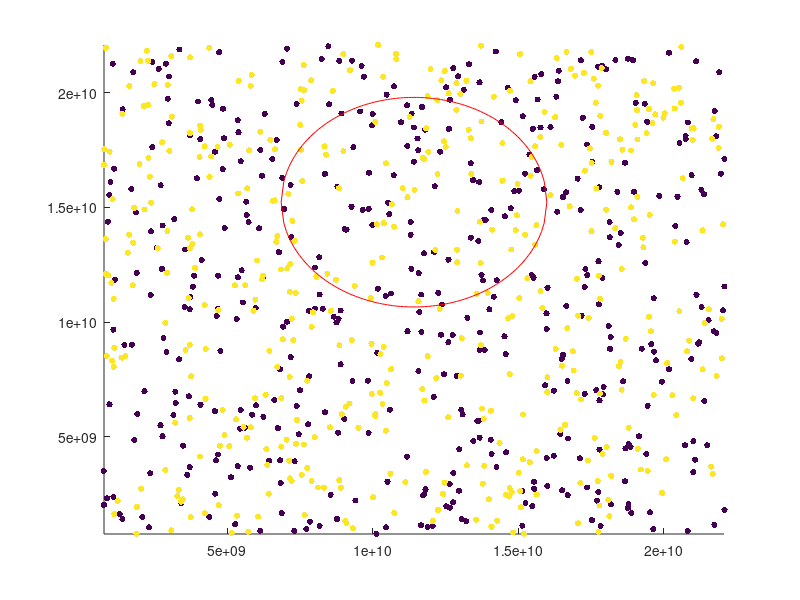

Write MATLAB code to recreate this figure. (Note: this script raises an error after producing the figure.)
clearvars 
close all

h = figure;
axis tight manual % this ensures that getframe() returns a consistent size
filename = 'testAnimated2d.gif';




L=1*2.284*10^10;%Length
e0=1;%Epsilon Naught
k=1.68637205*10^-10;%Boltzman
DT=.01*2.284*10^10;%DeltaT
NT=100;%Iterations
NG=30;%Number of Grid Points
nden=5;%Total charge of electrons in simulation


N=1000;%Number of Particles
me=nden/N;%Mass of electron
mp=nden/N;%mass of proton
e=nden/N;%electron charge

Nin=N;

VX1=0.0;%Velocity Petubation Magnitude
VY1=0.0;%Velocity Petubation Magnitude
mode=1;%wavelengths of sin
rho_back=0;%Background charge density
dx=L/NG;%Delta X
acc=.9999999;%Number close to 1 as to make the Poisson Matrix nonsingular

dE=0;%Initialization of Energy Graph Value
Ex1=0;
Ey1=0;
dKE=0;
dUE=0;
dxmom=0;
dymom=0;
rho_sphere1=0;
rho_sphere2=0;
lostenergy=0;

%color
c=[linspace(1,1,N/2) linspace(10,10,N/2)];%Color matrix distinguishing electrons and ions

% initial loading for Particle Positions
%(Commented out some other configurations)
%xp=linspace(0,L-L/N,N)';
%xp=linspace(0,L/2,N)';
xp=L*rand(N,1);
%yp=linspace(0,L-L/N,N)';
%yp=L*rand(N,1)/2;
yp=L*rand(N,1);
%xp=[0;L/2]
%yp=[.05+L/2;.05+L/2]


Temp=1000000;%Initial Temperature
Con=me/k/Temp;%Constant in Maxwellian Distribution
randvtot=(-2*log((1-rand(N,1)))/Con).^.5;%Initialize the speeds into a Maxwellian Distribution
randang=2*pi*rand(N,1);%Choose random direction for velocities
vxp=randvtot.*cos(randang);%put random speed and random direction together
vyp=randvtot.*sin(randang);


% Perturbation (Utilized in 2 Stream)
vxp=vxp+VX1*sin(2*pi*xp/L*mode);
vyp=vyp+VY1*sin(2*pi*yp/L*mode);

%Mass Matrix
massmat=mp*ones(1,N);%Make all into ions
parfor n=1:N
    if n<N/2+1
        massmat(n)=me;%Change the first half into electrons
    end
end
%Charge Matrix
emat=e*ones(1,N);%Make all into ions
for n=1:N
    if n<N/2+1
        emat(n)=-e;%Change the first half into electrons
    end
end

%Build Poisson Matrix
v=acc*ones(NG^2,1);%Vector of values close to one
v1=ones(NG^2,1);%Vector of values equal to one
%Put -4 on the diagonal and 1 on surrounding values
Poisson=-4*diag(v1)+diag(v(1:NG^2-1),1)+diag(v(1:NG^2-1),-1)+diag(v(1:NG^2-NG),-NG)+diag(v(1:NG^2-NG),NG);
Poisson=Poisson+diag(v(1:NG),NG^2-NG)+diag(v(1:NG),-NG^2+NG);

%Put ones where there are some missing
for i=1:NG
    Poisson=Poisson+full(sparse(NG*i,NG*i-NG+1,acc,NG^2,NG^2))+full(sparse(NG*i-NG+1,NG*i,acc,NG^2,NG^2));
end
%Remove ones from places where they shouldn't be
for i=1:(NG-1)
    Poisson=Poisson-full(sparse(NG*i,NG*i+1,acc,NG^2,NG^2))-full(sparse(NG*i+1,NG*i,acc,NG^2,NG^2));
end

%Preallocate memory
Ex=zeros(NG^2,1);
Ey=zeros(NG^2,1);
xmom=zeros(NT,1);
ymom=zeros(NT,1);
totEn=zeros(NT,1);
totUEn=zeros(NT,1);
totKEn=zeros(NT,1);
UdUE=zeros(NT,1);
LdUE=zeros(NT,1);

bins=10;%Bins for charge around the circle
s1cdx=linspace(2*pi/bins,2*pi,bins);%Show Angle
s1cdy=zeros(bins,1);%Initialize at 0 charge
s2cdx=linspace(2*pi/bins,2*pi,bins);%Show Angle
s2cdy=zeros(bins,1);%Initialize at 0 charge

%sphere1
sxc1=L/2;%Sphere 1 x center
syc1=2*L/3;%Sphere 1 y center
sr1=L/5;%Sphere 1 radius
vsx1=0;%X Velocity of sphere 1
vsy1=0;%Y velocity of sphere 1
ms1=1;%Mass of sphere


sx1=[sxc1-sr1:2*sr1/100:sxc1+sr1];%Data to plot the sphere on x
sy1=(sr1.^2-(sx1-sxc1).^2).^(1/2)+syc1;%Data to plot sphere on y
nsy1=-(sr1.^2-(sx1-sxc1).^2).^(1/2)+syc1;%Data to plot negative sphere on y

%sphere2
sxc2=L/2;%Sphere 2 x center
syc2=L/3;%Sphere 2 y center
sr2=L/500000;%Sphere 2 radius
vsx2=0;%X Velocity of sphere 2
vsy2=0;%Y velocity of sphere 
ms2=1;%Mass of sphere

sx2=[sxc2-sr2:2*sr2/100:sxc2+sr2];%Data to plot the sphere on x
sy2=(sr2.^2-(sx2-sxc2).^2).^(1/2)+syc2;%Data to plot sphere on y
nsy2=-(sr2.^2-(sx2-sxc2).^2).^(1/2)+syc2;%Data to plot negative sphere on y

In1=(((xp-sxc1).^2+(yp-syc1).^2)<sr1^2);%Particles in Sphere 1
In2=(((xp-sxc2).^2+(yp-syc2).^2)<sr2^2);%Particles in sphere 2

emat(In1)=0;%Eliminate charge in sphere
emat(In2)=0;%Elimnate charge in sphere

%Capacity Matrix

%Put a particle on every grid point

xpc=linspace(L/NG,L,NG)';
ypc=L/NG*ones(NG,1);
ypctemp=L/NG*ones(NG,1);
xpctemp=linspace(L/NG,L,NG)';
for n=2:NG
    xpc=[xpc;xpctemp];
    ypc=[ypc;ypctemp*n];
end
%Now a particle is on each point


% Put particles on grid points
g1=cat(2,ceil(xp/dx-.5),ceil(yp/dx-.5));%put onto the lower grid points
g=[g1;g1+1];%Put onto lower and higher grid points
fraz1=((1-abs(xp/dx-g1(1:N,1)+.5))'*diag((1-abs(yp/dx-g1(1:N,2)+.5))'))';%lower left weight
fraz2=((abs(xp/dx-g1(1:N,1)+.5))'*diag((1-abs(yp/dx-g1(1:N,2)+.5))'))';%lower right weight
fraz3=((1-abs(xp/dx-g1(1:N,1)+.5))'*diag((abs(yp/dx-g1(1:N,2)+.5))'))';%upper left weight
fraz4=((abs(xp/dx-g1(1:N,1)+.5))'*diag((abs(yp/dx-g1(1:N,2)+.5))'))';%upper right weight
fraz=[fraz1 fraz2;fraz3 fraz4];%Put it all together now yall

% If it's on a nonexistant grip point, shift it to the other sides
out=(g<1);
g(out)=g(out)+NG;
out=(g>NG);
g(out)=g(out)-NG;



Inc1=(((xpc-sxc1).^2+(ypc-syc1).^2)<sr1^2);%Particles on sphere 1
Inc2=(((xpc-sxc2).^2+(ypc-syc2).^2)<sr2^2);%Particles on sphere 2
ematc1temp=zeros(NG^2,1);%Set charges to zero
ematc2temp=zeros(NG^2,1);%Set charges to zero
ematc1temp(Inc1)=1;%Charges in sphere are 1
ematc2temp(Inc2)=1;%Charges in sphere are one
ematc1=ematc1temp;
ematc2=ematc2temp;
% for n=NG+2:NG^2-NG-1
%     if ematc1temp(n+1)==1 & ematc1temp(n-1)==1 & ematc1temp(n+NG)==1 & ematc1temp(n-NG)==1 & ematc1temp(n+NG+1)==1 & ematc1temp(n+NG-1)==1 & ematc1temp(n-NG+1)==1 & ematc1temp(n-NG-1)==1
%         ematc1(n)=0;
%     end
%end

indices1=find(ematc1);%Indexes of points in sphere
Bprime1=zeros(length(indices1));%Initialize Bprime
parfor n=1:length(indices1)
    rhotemp1=zeros(NG^2);
    rhotemp1(indices1(n))=1/dx^2;%Put charge 1 on each point in sphere
    Phitemp1=Poisson\(-rhotemp1*dx^2)/e0;
    Bprime1(:,n)=Phitemp1(indices1);
end
Cap1=inv(Bprime1);%Final Capacity Matrix

indices2=find(ematc2);%Indexes of points in sphere
Bprime2=zeros(length(indices2));%Initialize Bprime
parfor n=1:length(indices2)
    rhotemp2=zeros(NG^2);
    rhotemp2(indices2(n))=1/dx^2;%Put charge 1 on each point in sphere
    Phitemp2=Poisson\(-rhotemp2*dx^2)/e0;
    Bprime2(:,n)=Phitemp2(indices2);
end
Cap2=inv(Bprime2);%Final Capacity Matrix

%Circular Matrix for Gained Charge
NCirc=100;
angle=linspace(2*pi/100,2*pi,NCirc)';
xpc=sxc1+sr1*sin(angle);
ypc=syc1+sr1*cos(angle);


%PUT CHARGE ON




%color
c1=[linspace(1,1,N/2)];%Ions
c2=[linspace(10,10,N/2)];%Electrons
c=[c1 c2];%&PUT it all together

% Main computational cycle
for it=1:NT
% update xp
scatter(xp,yp,20,c,'filled') 

hold on
sx1=[sxc1-sr1:2*sr1/100:sxc1+sr1];
sy1=(sr1.^2-(sx1-sxc1).^2).^(1/2)+syc1;
nsy1=-(sr1.^2-(sx1-sxc1).^2).^(1/2)+syc1;
sx2=[sxc2-sr2:2*sr2/100:sxc2+sr2];
sy2=real((sr2.^2-(sx2-sxc2).^2).^(1/2)+syc2);
nsy2=real(-(sr2.^2-(sx2-sxc2).^2).^(1/2)+syc2);
plot(sx1,real(sy1),'r')
plot(sx1,real(nsy1),'r')
plot(sx2,real(sy2),'r')
plot(sx2,real(nsy2),'r')
axis([L/NG L-L/NG L/NG L-L/NG])

    drawnow 
      % Capture the plot as an image 
      frame = getframe(h); 
      im = frame2im(frame); 
      [imind,cm] = rgb2ind(im,256); 
      % Write to the GIF File 
      if it == 1 
          imwrite(imind,cm,filename,'gif', 'Loopcount',inf); 
      else 
          imwrite(imind,cm,filename,'gif','WriteMode','append'); 
      end 
hold off
xp=xp+vxp*DT;
yp=yp+vyp*DT;

%Particle Delete if in a bordering grid space or out of bounds
out=xp<L/NG;
xp(out)=[];
yp(out)=[];
vxp(out)=[];
vyp(out)=[];
emat(out)=[];
massmat(out)=[];
c(out)=[];
N=N-sum(out,'all');

out=xp>L-L/NG;
xp(out)=[];
yp(out)=[];
vxp(out)=[];
vyp(out)=[];
emat(out)=[];
massmat(out)=[];
c(out)=[];
N=N-sum(out,'all');

out=yp<L/NG;
xp(out)=[];
yp(out)=[];
vxp(out)=[];
vyp(out)=[];
emat(out)=[];
massmat(out)=[];
c(out)=[];
N=N-sum(out,'all');

out=yp>L-L/NG;
xp(out)=[];
yp(out)=[];
vxp(out)=[];
vyp(out)=[];
emat(out)=[];
massmat(out)=[];
c(out)=[];
N=N-sum(out,'all');

%Add Fresh Plasma
NGnew=4*NG-4;%Border Grid spaces getting replaced
Nnew=floor(NGnew*Nin/NG^2+.5);%Put in a number of particles to keep N about the same
randmat=randi([1 4],Nnew,1);%Which side will they appear?
in1=sum(randmat(:) == 1);%Put on Bottom
xp=[xp;(L-L/NG)*rand(in1,1)];
yp=[yp;(L/NG)*rand(in1,1)];
in1=sum(randmat(:) == 2);%Put on right
xp=[xp;L-(L/NG)*rand(in1,1)];
yp=[yp;(L-L/NG)*rand(in1,1)];
in1=sum(randmat(:) == 3);%Put on top
xp=[xp;L/NG+(L-L/NG)*rand(in1,1)];
yp=[yp;L-(L/NG)*rand(in1,1)];
in1=sum(randmat(:) == 4);%Put on left
xp=[xp;(L/NG)*rand(in1,1)];
yp=[yp;L/NG+(L-L/NG)*rand(in1,1)];

randvtot=(-2*log((1-rand(Nnew,1)))/Con).^.5;%Maxwellian
randang=2*pi*rand(Nnew,1);%Random direction
vxp=[vxp;randvtot.*cos(randang)];
vyp=[vyp;randvtot.*sin(randang)];

randmat=randi([0 1],Nnew,1);%Ion or Electron?

emat=[emat 2*e*randmat'-e];%Set new charges
massmat=[massmat (mp-me)*randmat'+me];%Set new masses
c=[c 9*randmat'+1];%Set correct colors

N=N+Nnew;%Add new particles to N

% Put particles on grid points
g1=cat(2,ceil(xp/dx-.5),ceil(yp/dx-.5));%put onto the lower grid points
g=[g1;g1+1];%Put onto lower and higher grid points
fraz1=((1-abs(xp/dx-g1(1:N,1)+.5))'*diag((1-abs(yp/dx-g1(1:N,2)+.5))'))';%lower left weight
fraz2=((abs(xp/dx-g1(1:N,1)+.5))'*diag((1-abs(yp/dx-g1(1:N,2)+.5))'))';%lower right weight
fraz3=((1-abs(xp/dx-g1(1:N,1)+.5))'*diag((abs(yp/dx-g1(1:N,2)+.5))'))';%upper left weight
fraz4=((abs(xp/dx-g1(1:N,1)+.5))'*diag((abs(yp/dx-g1(1:N,2)+.5))'))';%upper right weight
fraz=[fraz1 fraz2;fraz3 fraz4];%Put it all together now yall

% If it's on a nonexistant grip point, shift it to the other sides
out=(g<1);
g(out)=g(out)+NG;
out=(g>NG);
g(out)=g(out)-NG;

    %Put the weights into a 3d matrix, where each row in the third
    %dimension is a new particle. Adding all allements on each row should
    %equal 1 in 4 adjacent indices
for n=1:N
    if n==1
        weight=sparse([index2(g(1,1),g(1,2),NG) index2(g(1,1),g(N+1,2),NG) index2(g(N+1,1),g(1,2),NG) index2(g(N+1,1),g(N+1,2),NG)],[1 1 1 1],[fraz1(1) fraz2(1) fraz3(1) fraz4(1)] ,NG^2,N);%matrix stating weights of each particle on each grid point
    else
        weight=weight+sparse([index2(g(n,1),g(n,2),NG) index2(g(n,1),g(N+n,2),NG) index2(g(N+n,1),g(n,2),NG) index2(g(N+n,1),g(N+n,2),NG)],[n n n n],[fraz1(n) fraz2(n) fraz3(n) fraz4(n)],NG^2,N);%matrix stating weights of each particle on each grid point
    end
end

%Compute the charge density
rho=sum(emat.*weight(:,1:N),2)/dx^2;%+rho_sphere1+rho_sphere2;%rho of each grid point



% compute Potential with Poissons equation
Phi=Poisson\(-rho*dx^2)/e0;

%Find the voltage of the sphere
PhiC1=sum(Cap1'*Phi(indices1),"all")/sum(Cap1,"all");
PhiC2=sum(Cap2'*Phi(indices2),"all")/sum(Cap2,"all");

%Change in charge
drho1=Cap1'*(PhiC1-Phi(indices1))/dx^2;
drho2=Cap2'*(PhiC2-Phi(indices2))/dx^2;

rho(indices1)=rho(indices1)+drho1;%New charge
rho(indices2)=rho(indices2)+drho2;%New charge
Phi=Poisson\(-rho*dx^2)/e0;%New Voltage


%Particle Delete
out=(((xp-sxc1).^2+(yp-syc1).^2)<sr1^2);%If in sphere
j=find(out);%Which are out
if isempty(j)==0%Add charge to sphere
    rho_sphere1=rho_sphere1+sum(emat(j).*weight(:,j),2)/dx^2;
    weight(:,j)=[];
end
%Determine where the charge hit and add it to the ghraph
angle1=(sign(-xp(out)+sxc1)+1)*.5*pi+(atan((yp(out)-syc1)./(xp(out)-sxc1)));
binnum=floor(angle1*bins/(2*pi)+bins/4+.5);
binnum(find(~binnum))=binnum(find(~binnum))+10;
s1cdy=s1cdy+sparse(binnum,1,emat(out),bins,1);
lostenergy=lostenergy+.5*massmat(out)*(vxp(out).^2+vyp(out).^2);%Kinetic energy of particles deleted
%Delete variables
xp(out)=[];
yp(out)=[];
vxp(out)=[];
vyp(out)=[];
emat(out)=[];
massmat(out)=[];
c(out)=[];
N=N-sum(out,'all');%Fix N

out=(((xp-sxc2).^2+(yp-syc2).^2)<sr2^2);%If in sphere
j=find(out);%Which are out
if isempty(j)==0%Add charge to sphere
    rho_sphere2=rho_sphere2+sum(emat(j).*weight(:,j),2)/dx^2;
    weight(:,j)=[];
end
%Determine where the charge hit and add it to the ghraph

angle2=(sign(-xp(out)+sxc2)+1)*.5*pi+(atan((yp(out)-syc2)./(xp(out)-sxc2)));
binnum=floor(angle2*bins/(2*pi)+bins/4+.5);
binnum(find(~binnum))=binnum(find(~binnum))+10;
s2cdy=s2cdy+sparse(binnum,1,emat(out),bins,1);
lostenergy=lostenergy+.5*massmat(out)*(vxp(out).^2+vyp(out).^2);
%Delete Variable
xp(out)=[];
yp(out)=[];
vxp(out)=[];
vyp(out)=[];
emat(out)=[];
massmat(out)=[];
c(out)=[];
N=N-sum(out,'all');%Fix N



%Electric Field in x direciton
parfor n=1:NG^2
        in1=n+NG;%Index of right node
        in2=n-NG;%Index of left node
        if in1>NG^2
            in1=in1-NG^2;%Fix if on right boundary
        end
        if in2<1
            in2=in2+NG^2;%Fix if on left boundary
        end
        Ex(n)=(Phi(in1)-Phi(in2))/(2*dx);%Electric field in x
end


%Electric Field in Y Direction
parfor n=1:NG^2
        in1=n+1;%Index of above node
        in2=n-1;%index of lower lode
        if mod(in1,NG)==1
            in1=in1-NG;%Fix if on the top
        end
        if mod(in2,NG)==0
            in2=in2+NG;%fix if on the bottom
        end
        Ey(n)=(Phi(in1)-Phi(in2))/(2*dx);%Electric field in y
end

    %Update Velocity
 vxp=vxp-weight(:,1:N)'*Ex.*emat'*DT./massmat';
 vyp=vyp-weight(:,1:N)'*Ey.*emat'*DT./massmat';
    

%Momentum test (Check to see if momentum is constant
xmom(it)=sum(massmat*vxp);
ymom(it)=sum(massmat*vyp);

%Energy test (Check if Total energy is constant)

totEn(it)=.5*sum(massmat*(vxp.^2+vyp.^2),'all')+.5*dx^2*e0*sum(Ex1.^2+Ey1.^2,'all');


totEnWLost(it)=totEn(it)+lostenergy;

totUEn(it)=.5*dx^2*e0*sum(Ex.^2+Ey.^2,'all');


%Kinetic Energy
totKEn(it)=.5*sum(massmat*(vxp.^2+vyp.^2),'all');

%Display Iteration
it


Temp=(sum(massmat*(vxp.^2+vyp.^2),'all')/N)/2/k;%Calculate the temperature
LD =(e0*totKEn(it)/(4*pi*(nden/L^2)*e^2))^.5;%Calculate the debye length
if .5*LD<dx%Compare to delta x, if too small, display error
    "Error, Mesh not fine enough or not hot enough"
    LD
    dx
end
PP=(pi*me*L^2/(N*e^2))^.5;%Compute plasma period 
if .25*PP<DT%If plasma period is small display error
    "Error, large time step"
    PP 
end

%CFL Condition
C=DT/dx;
if C>1%If time step is larger than dx
    "May be unstable, C>1"
    C
end

end
figure
hold on
plot(totEn)
%plot(dKE+UdUE)
%plot(dKE+LdUE)
plot(totUEn)
plot(totKEn)
plot(totEnWLost)
%plot(UdUE)
%plot(LdUE)
legend("Energy","Potential","Kinetic","Energy Including Heat")
hold off

figure
hold on
plot(xmom)
plot(ymom)
hold off

figure
plot(LeftSphereForceLateral)
legend("Force on Sphere1")
xlabel("time")
ylabel("Force (Positive is Attractive)")

figure
plot(s1cdx,s1cdy)

figure
plot(s2cdx,s2cdy)